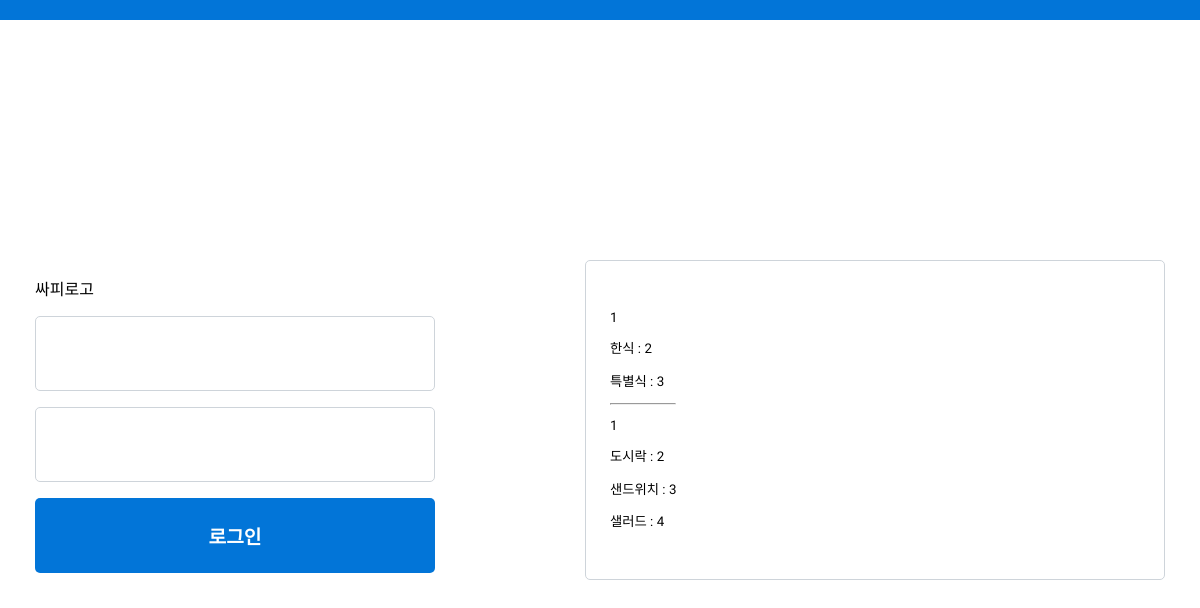
/articles/, run on an earlier commit of the app's database.
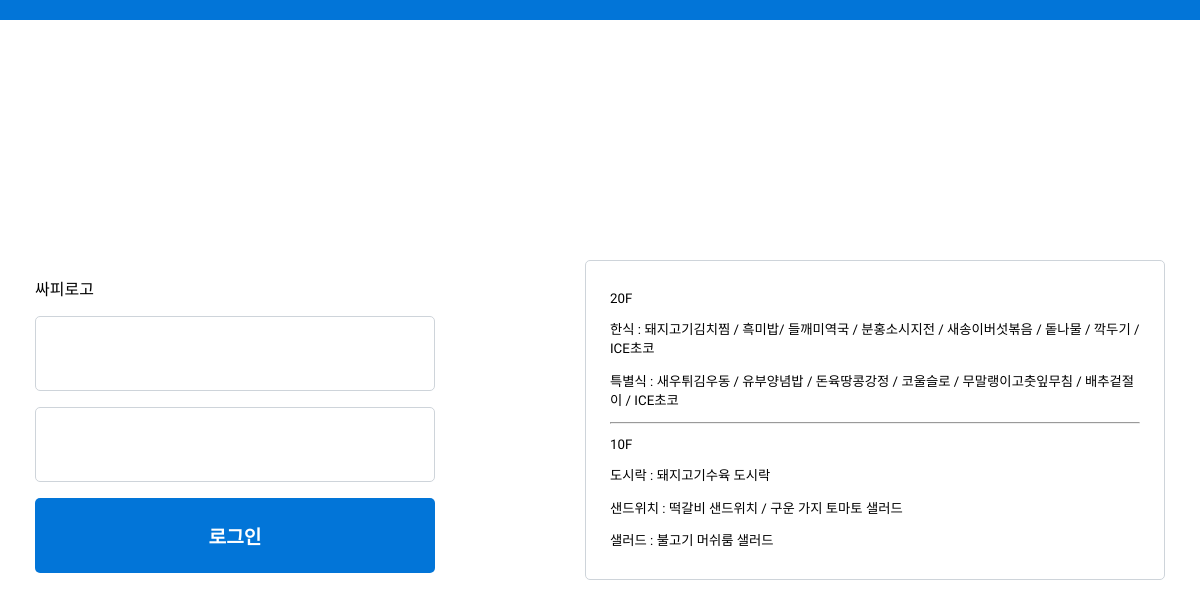
And on a later commit of the database.
### articles/models.py (models this page shows)
class MainLunch(models.Model):
    title = models.CharField(max_length=10)
    content_20_korean_menu = models.TextField()
    content_20_special_menu = models.TextField()

class SubLunch(models.Model):
    title = models.CharField(max_length=10)
    content_10_lunchbox_menu = models.TextField()
    content_10_sandwich_menu = models.TextField()
    content_10_salad_menu = models.TextField()

### articles/views.py (the view)
# urls.py: path('', views.index, name='index'),
def index(request):
    dates = Date.objects.all()
    mainlunchs = MainLunch.objects.all()
    sublunchs = SubLunch.objects.all()
    form = CustomAuthenticationForm()
    if mainlunchs or sublunchs:
        context = {
            'dates': dates,
            'mainlunchs': mainlunchs,
            'sublunchs': sublunchs,
            'form': form,
            'success' : True,
        }
    else:
       context = {
            'success' : False,
            'message': '메뉴가 없습니다.'
        }
    return render(request, 'articles/index.html', context)

### accounts/forms.py
class CustomAuthenticationForm(AuthenticationForm):
    username = UsernameField(
        label= False,
        widget= forms.TextInput(
            attrs={
                'class': 'input-box'
            }
        )
    )
    password = forms.CharField(
        label= False,
        widget = forms.PasswordInput(
            attrs={
                'class': 'input-box'
            }
        )
    )

### articles/templates/articles/index.html (shortened to what this page needs)
{% load static %}
<!DOCTYPE html>
<html lang="en">
<head>
  <link rel="stylesheet" href="{% static 'articles/css/index.css' %}">
</head>
<body>
  <div class="top">
  </div>
  <div class="container gowun-dodum-regular">
    <div class="login-box">
      <div>
        <p>싸피로고</p>
      </div>
      <form action="{% url "accounts:login" %}" method="POST">
        {{ form.as_p }}
        <input type="submit" value="로그인" class="login-button gowun-dodum-regular">
      </form>
    </div>
    <div class="menu-box smaller">
      <div>
        {% for item in mainlunchs %}
            <p>{{ item.title }}</p>
            <p>한식 : {{ item.content_20_korean_menu }}</p>
            <p>특별식 : {{ item.content_20_special_menu }}</p>
        {% endfor %}
        <hr>
        {% for item in sublunchs %}
            <p>{{ item.title }}</p>
            <p>도시락 : {{ item.content_10_lunchbox_menu }}</p>
            <p>샌드위치 : {{ item.content_10_sandwich_menu }}</p>
            <p>샐러드 : {{ item.content_10_salad_menu }}</p>
        {% endfor %}
      </div>
    </div>
  </div>
</body>
</html>

### articles/static/articles/css/index.css (style rules this page uses)
html, body { margin: 0; height: 100%; }
.container { display: flex; align-items: center; justify-items: center; justify-content: center; height: 100%; }
.top { background-color: #0275D8; height: 20px; width: 100%; }
.login-box { width: 430px; height: 320px; margin-right: 10%; }
.menu-box { width: 580px; height: 320px; box-sizing: border-box; border: solid #CED4DA 1px; border-radius: 5px; display: flex; justify-items: center; align-items: center; padding: 0 2%; }
.gowun-dodum-regular { font-family: "Gowun Dodum", sans-serif; font-weight: 400; font-style: normal; }
.smaller { font-size: smaller; }
.input-box { width: 400px; height: 75px; box-sizing: border-box; border: solid #CED4DA 1px; border-radius: 5px; }
.login-button { box-sizing: border-box; color: white; font-size: larger; font-weight: bolder; background-color: #0275D8; width: 400px; height: 75px; border-radius: 5px; border-width: 0; }

What changed in the data, as far as the page shows it:
changed MainLunch: title "1" → "20F"; content_20_korean_menu "2" → "돼지고기김치찜 / 흑미밥/ 들깨미역국 / 분홍소시지전 / 새송이버섯볶음 / 돝나물 / 깍두기 / ICE초코"; content_20_special_menu "3" → "새우튀김우동 / 유부양념밥 / 돈육땅콩강정 / 코울슬로 / 무말랭이고춧잎무침 / 배추겉절이 / ICE초코"
changed SubLunch: title "1" → "10F"; content_10_lunchbox_menu "2" → "돼지고기수육 도시락"; content_10_sandwich_menu "3" → "떡갈비 샌드위치 / 구운 가지 토마토 샐러드"; content_10_salad_menu "4" → "불고기 머쉬룸 샐러드"
